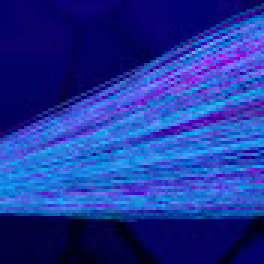
#> input picture Example Mods (Multiple Files)/Picture/image.jpg, 88 x 88 px, found by its file name (shown 3 times larger)
$ python picture.py
#> lines starting #> are read from the running program, lines starting #| are printed output that depends on the picture
from PIL import Image

import json
import math

version = "1.0"
title = "Picture"
description = "Creates pixel art from a picture."
author = "drakeerv"

settings = json.load(open("mods/image-settings.json"))
#> (reads Example Mods (Multiple Files)/Picture/image-settings.json from the repository)

img = Image.open(f"mods/{settings.get('filename', 'image.png')}").convert("RGBA")
img = img.resize((settings.get("size", {}).get("width", img.size[0]), settings.get("size", {}).get("height", img.size[1])))
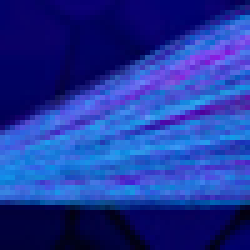
#> img: PIL image 50x50 RGBA (shown 5 times larger); mean R, G, B, A 31.2, 53.5, 155.2, 255

blocks = []
data = []

# [42 lines left out: functions closest_block, start, not called in this run]

def update(game):
    pass
